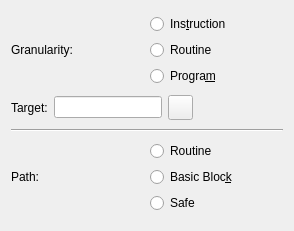
<?xml version="1.0" encoding="UTF-8"?>
<ui version="4.0">
 <class>static_iteration_config</class>
 <widget class="QWidget" name="static_iteration_config">
  <property name="geometry">
   <rect>
    <x>0</x>
    <y>0</y>
    <width>294</width>
    <height>231</height>
   </rect>
  </property>
  <property name="windowTitle">
   <string>Form</string>
  </property>
  <layout class="QVBoxLayout" name="verticalLayout_2">
   <item>
    <layout class="QHBoxLayout" name="horizontalLayout">
     <item>
      <widget class="QLabel" name="label_granularity">
       <property name="text">
        <string>Granularity:</string>
       </property>
      </widget>
     </item>
     <item>
      <layout class="QVBoxLayout" name="verticalLayout">
       <item>
        <widget class="QRadioButton" name="radio_addr">
         <property name="text">
          <string>Ins&amp;truction</string>
         </property>
         <attribute name="buttonGroup">
          <string notr="true">group_granularity</string>
         </attribute>
        </widget>
       </item>
       <item>
        <widget class="QRadioButton" name="radio_routine">
         <property name="text">
          <string>Routine</string>
         </property>
         <attribute name="buttonGroup">
          <string notr="true">group_granularity</string>
         </attribute>
        </widget>
       </item>
       <item>
        <widget class="QRadioButton" name="radio_program">
         <property name="text">
          <string>Progra&amp;m</string>
         </property>
         <attribute name="buttonGroup">
          <string notr="true">group_granularity</string>
         </attribute>
        </widget>
       </item>
      </layout>
     </item>
    </layout>
   </item>
   <item>
    <layout class="QHBoxLayout" name="horizontalLayout_2">
     <item>
      <widget class="QLabel" name="target_label">
       <property name="text">
        <string>Target:</string>
       </property>
      </widget>
     </item>
     <item>
      <widget class="QLineEdit" name="target_field"/>
     </item>
     <item>
      <widget class="QPushButton" name="target_button">
       <property name="maximumSize">
        <size>
         <width>25</width>
         <height>25</height>
        </size>
       </property>
       <property name="text">
        <string/>
       </property>
       <property name="icon">
        <iconset resource="resources.qrc">
         <normaloff>:/icons/icons/open-iconic-master/png/3x/target-3x.png</normaloff>:/icons/icons/open-iconic-master/png/3x/target-3x.png</iconset>
       </property>
      </widget>
     </item>
     <item>
      <spacer name="horizontalSpacer">
       <property name="orientation">
        <enum>Qt::Horizontal</enum>
       </property>
       <property name="sizeHint" stdset="0">
        <size>
         <width>40</width>
         <height>20</height>
        </size>
       </property>
      </spacer>
     </item>
    </layout>
   </item>
   <item>
    <widget class="Line" name="line">
     <property name="orientation">
      <enum>Qt::Horizontal</enum>
     </property>
    </widget>
   </item>
   <item>
    <layout class="QHBoxLayout" name="horizontalLayout_3">
     <item>
      <widget class="QLabel" name="label">
       <property name="text">
        <string>Path:</string>
       </property>
      </widget>
     </item>
     <item>
      <layout class="QVBoxLayout" name="verticalLayout_4">
       <item>
        <widget class="QRadioButton" name="radio_path_routine">
         <property name="toolTip">
          <string>Make the path to the predicate start at the begining of the routine</string>
         </property>
         <property name="text">
          <string>Routine</string>
         </property>
         <attribute name="buttonGroup">
          <string notr="true">group_path</string>
         </attribute>
        </widget>
       </item>
       <item>
        <widget class="QRadioButton" name="radio_path_basicblock">
         <property name="toolTip">
          <string>Start the path at the basic block</string>
         </property>
         <property name="text">
          <string>Basic Bloc&amp;k</string>
         </property>
         <attribute name="buttonGroup">
          <string notr="true">group_path</string>
         </attribute>
        </widget>
       </item>
       <item>
        <widget class="QRadioButton" name="radio_path_safe">
         <property name="toolTip">
          <string>Start the path at the first last instruction with multiple predecessors</string>
         </property>
         <property name="text">
          <string>Safe</string>
         </property>
         <attribute name="buttonGroup">
          <string notr="true">group_path</string>
         </attribute>
        </widget>
       </item>
      </layout>
     </item>
    </layout>
   </item>
  </layout>
 </widget>
 <resources>
  <include location="resources.qrc"/>
 </resources>
 <connections/>
 <buttongroups>
  <buttongroup name="group_path"/>
  <buttongroup name="group_granularity"/>
 </buttongroups>
</ui>
